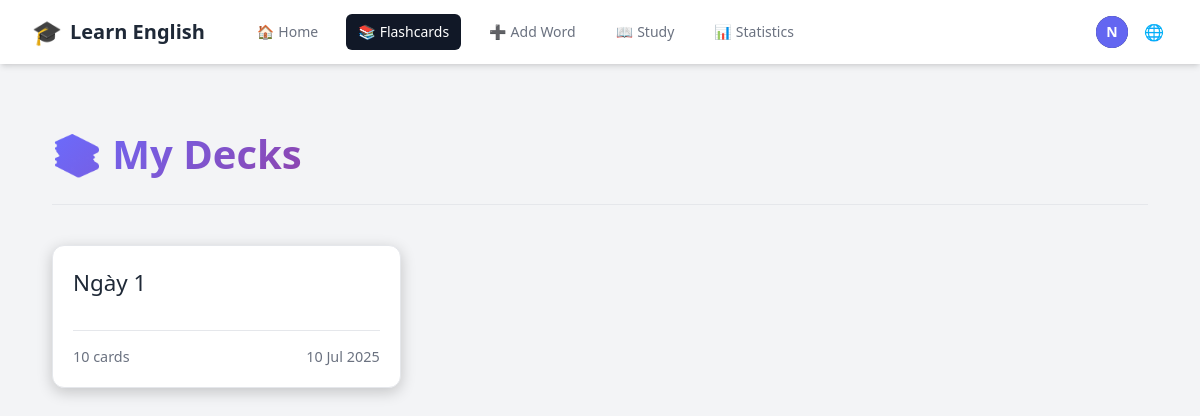
The app's page /en/decks/ (signed in), older data.
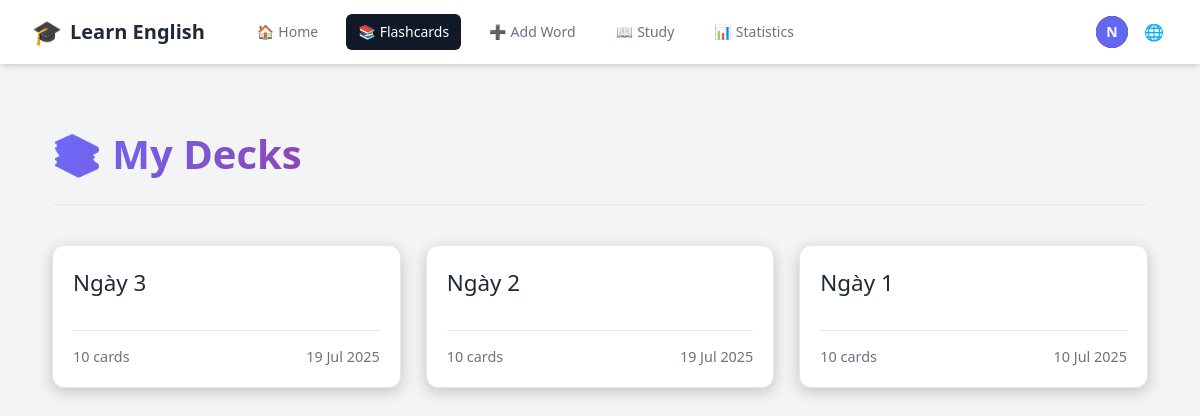
The same page, newer data.
### accounts/models.py (models this page shows, shortened)
class CustomUser(AbstractUser):
    email = models.EmailField(unique=True)
    username = None  # Remove username field
    USERNAME_FIELD = 'email'
    REQUIRED_FIELDS = []
    objects = CustomUserManager()

### vocabulary/models.py (models this page shows, shortened)
class Deck(models.Model):
    user = models.ForeignKey(settings.AUTH_USER_MODEL, on_delete=models.CASCADE, related_name='decks')
    name = models.CharField(max_length=255)
    created_at = models.DateTimeField(auto_now_add=True)
    class Meta:
        ordering = ['-created_at']
        unique_together = ['user', 'name']

### vocabulary/views.py (the view)
# urls.py: path('decks/', views.deck_list, name='deck_list'),
@login_required
def deck_list(request):
    decks = Deck.objects.filter(user=request.user).annotate(
        card_count=Count('flashcards')
    ).order_by('-created_at')
    context = {
        'decks': decks
    }
    return render(request, 'vocabulary/deck_list.html', context)

### vocabulary/templates/vocabulary/deck_list.html (shortened to what this page needs)
{% extends "base.html" %}
{% load i18n %}
{% block content %}
<div class="deck-list-page">
    <div class="page-header">
        <h1>📚 {{ manual_texts.my_decks }}</h1>
    </div>
    {% if decks %}
        <div class="deck-grid">
            {% for deck in decks %}
                <a href="{% url 'deck_detail' deck.id %}" class="deck-card">
                    <div>
                        <h2>{{ deck.name }}</h2>
                    </div>
                    <div class="deck-info">
                        <span>{% blocktrans with count=deck.card_count %}{{ count }} cards{% endblocktrans %}</span>
                        <span class="created-date">{{ deck.created_at|date:"d M Y" }}</span>
                    </div>
                </a>
            {% endfor %}
        </div>
    {% else %}
        <div class="no-decks">
            <h2>{% trans "You don't have any decks yet." %}</h2>
            <p>{% trans "Get started by" %} <a href="{% url 'add_flashcard' %}">{% trans "adding some new flashcards" %}</a>!</p>
        </div>
    {% endif %}
</div>
{% endblock %}

### vocabulary/templates/base.html (shortened to what this page needs)
{% load i18n %}
{% load static %}
<!DOCTYPE html>
<html lang="{{ LANGUAGE_CODE }}">
  <head>
    <script src="https://cdn.tailwindcss.com"></script>
    <link rel="stylesheet" type="text/css" href="{% static 'css/main.css' %}">
    <link rel="stylesheet" href="https://cdnjs.cloudflare.com/ajax/libs/font-awesome/6.0.0-beta3/css/all.min.css">
  </head>
  <body class="bg-gray-100 dark:bg-gray-900">
    <nav class="bg-white dark:bg-gray-800 shadow-md">
        <div class="max-w-7xl mx-auto px-4 sm:px-6 lg:px-8">
            <div class="flex items-center justify-between h-16">
                <div class="flex items-center">
                    <a href="{% if user.is_authenticated %}{% url 'dashboard' %}{% else %}{% url 'account_login' %}{% endif %}" class="flex-shrink-0 flex items-center space-x-2">
                        <span class="text-2xl">🎓</span>
                        <span class="text-xl font-bold text-gray-800 dark:text-white">{{ manual_texts.learn_english }}</span>
                    </a>
                    <div class="hidden md:block">
                        <div class="ml-10 flex items-baseline space-x-4">
                            {% if user.is_authenticated %}
                                <a href="{% url 'dashboard' %}" class="{% if request.resolver_match.url_name == 'dashboard' %}bg-gray-900 text-white{% else %}text-gray-500 dark:text-gray-300 hover:bg-gray-700 hover:text-white{% endif %} px-3 py-2 rounded-md text-sm font-medium flex items-center space-x-1">
                                    <span class="nav-icon">🏠</span>
                                    <span>{{ manual_texts.home }}</span>
                                </a>
                                <a href="{% url 'deck_list' %}" class="{% if request.resolver_match.url_name == 'deck_list' or request.resolver_match.url_name == 'deck_detail' %}bg-gray-900 text-white{% else %}text-gray-500 dark:text-gray-300 hover:bg-gray-700 hover:text-white{% endif %} px-3 py-2 rounded-md text-sm font-medium flex items-center space-x-1">
                                    <span class="nav-icon">📚</span>
                                    <span>{{ manual_texts.flashcards }}</span>
                                </a>
                                <a href="{% url 'add_flashcard' %}" class="{% if request.resolver_match.url_name == 'add_flashcard' %}bg-gray-900 text-white{% else %}text-gray-500 dark:text-gray-300 hover:bg-gray-700 hover:text-white{% endif %} px-3 py-2 rounded-md text-sm font-medium flex items-center space-x-1">
                                    <span class="nav-icon">➕</span>
                                    <span>{{ manual_texts.add_word }}</span>
                                </a>
                                <a href="{% url 'study' %}" class="{% if request.resolver_match.url_name == 'study' %}bg-gray-900 text-white{% else %}text-gray-500 dark:text-gray-300 hover:bg-gray-700 hover:text-white{% endif %} px-3 py-2 rounded-md text-sm font-medium flex items-center space-x-1">
                                    <span class="nav-icon">📖</span>
                                    <span>{{ manual_texts.study }}</span>
                                </a>
                                <a href="{% url 'statistics' %}" class="{% if request.resolver_match.url_name == 'statistics' %}bg-gray-900 text-white{% else %}text-gray-500 dark:text-gray-300 hover:bg-gray-700 hover:text-white{% endif %} px-3 py-2 rounded-md text-sm font-medium flex items-center space-x-1">
                                    <span class="nav-icon">📊</span>
                                    <span>{{ manual_texts.statistics }}</span>
                                </a>
                            {% endif %}
                        </div>
                    </div>
                </div>
                <div class="hidden md:block">
                    <div class="ml-4 flex items-center md:ml-6">
                        {% if user.is_authenticated %}
                            <div class="ml-3 relative">
                                <div>
                                    <button type="button" id="user-toggle" class="max-w-xs bg-gray-800 rounded-full flex items-center text-sm focus:outline-none focus:ring-2 focus:ring-offset-2 focus:ring-offset-gray-800 focus:ring-white" aria-expanded="false" aria-haspopup="true">
                                        <div class="h-8 w-8 rounded-full bg-indigo-500 flex items-center justify-center text-white font-bold">
                                            {{ user.email|slice:":1"|upper }}
                                        </div>
                                    </button>
                                </div>
                            </div>
                        {% endif %}
                        <div class="ml-3 relative">
                            <div>
                                <button type="button" id="lang-toggle" class="bg-white dark:bg-gray-800 p-1 rounded-full text-gray-400 dark:text-gray-300 hover:text-gray-500 dark:hover:text-white focus:outline-none focus:ring-2 focus:ring-offset-2 focus:ring-offset-gray-800 focus:ring-white">
                                    <span class="nav-icon">🌐</span>
                                </button>
                            </div>
                        </div>
                    </div>
                </div>
            </div>
        </div>
    </nav>
    <main class="py-10">
      <div class="max-w-7xl mx-auto px-4 sm:px-6 lg:px-8">
        {% block content %}{% endblock %}
      </div>
    </main>
  </body>
</html>

### static/css/main.css (style rules this page uses)
* { margin: 0; padding: 0; box-sizing: border-box; }
body { background: #18182f; color: #fff; font-family: "Segoe UI", Tahoma, Geneva, Verdana, sans-serif; line-height: 1.6; min-height: 100vh; }
.page-header { text-align: left; margin-bottom: 30px; padding-bottom: 20px; border-bottom: 1px solid var(--border-color); display: flex; justify-content: space-between; align-items: center; }
.page-header h1 { font-size: 2.2em; font-weight: 700; color: var(--text-main); }

### vocabulary/templates/base.html (style rules this page uses)
:root { --primary-color: #6a6cff; --primary-color-dark: #5859d8; --background-main: #f3f4f6; --background-secondary: #ffffff; --background-light: #ffffff; --text-main: #1f2937; --text-muted: #6b7280; --border-color: #e5e7eb; --card-background: var(--background-secondary); --card-border-color: var(--border-color); --card-text-main: var(--text-main); --card-text-muted: var(--text-muted); --card-shadow: 0 1px 3px 0 rgba(0, 0, 0, 0.1), 0 1px 2px 0 rgba(0, 0, 0, 0.06); --card-shadow-hover: 0 4px 6px -1px rgba(0, 0, 0, 0.1), 0 2px 4px -1px rgba(0, 0, 0, 0.06); }

### vocabulary/templates/vocabulary/deck_list.html (style rules this page uses)
.deck-list-page { max-width: 1200px; margin: 20px auto; padding: 0 20px; }
.page-header { text-align: center; margin-bottom: 40px; padding-bottom: 20px; border-bottom: 1px solid var(--border-color); }
.page-header h1 { font-size: 2.5em; font-weight: 700; background: linear-gradient(135deg, var(--primary-color), #8e44ad); -webkit-background-clip: text; -webkit-text-fill-color: transparent; }
.deck-grid { display: grid; grid-template-columns: repeat(auto-fill, minmax(280px, 1fr)); gap: 25px; }
.deck-card { background-color: var(--card-background); border: 1px solid var(--card-border-color); border-radius: 12px; padding: 20px; display: flex; flex-direction: column; justify-content: space-between; transition: all 0.3s ease; text-decoration: none; color: var(--card-text-main); box-shadow: 0 4px 15px rgba(0, 0, 0, 0.2); }
.deck-card h2 { font-size: 1.4em; margin-bottom: 10px; word-break: break-word; }
.deck-info { display: flex; justify-content: space-between; align-items: center; margin-top: 20px; padding-top: 15px; border-top: 1px solid var(--card-border-color); font-size: 0.9em; color: var(--card-text-muted); }

Row changes from the older to the newer data that the page shows:
added Deck: name "Ngày 3", created_at "19 Jul 2025"
added Deck: name "Ngày 2", created_at "19 Jul 2025"
